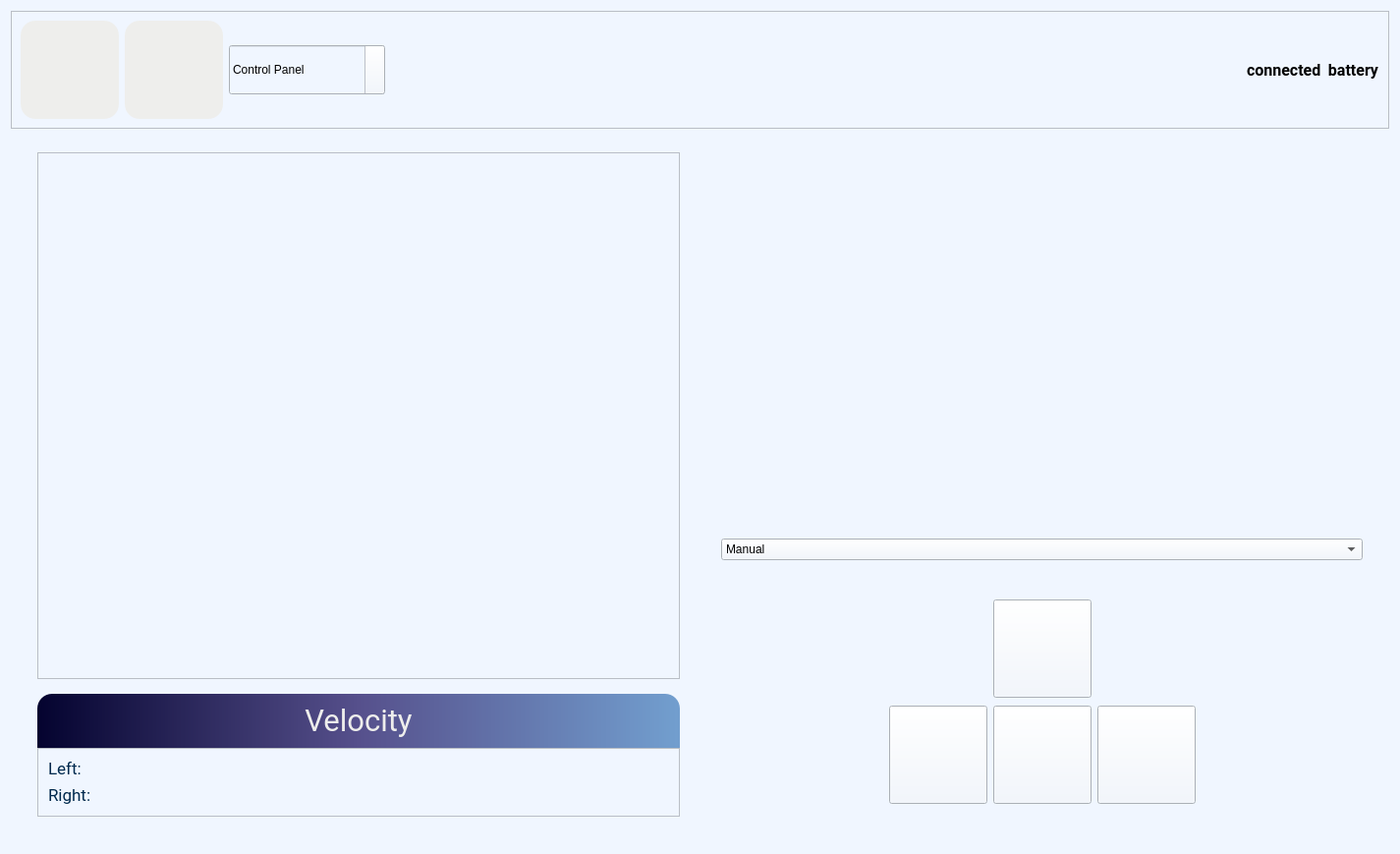
<?xml version="1.0" encoding="UTF-8"?>
<ui version="4.0">
 <class>Form</class>
 <widget class="QWidget" name="Form">
  <property name="geometry">
   <rect>
    <x>0</x>
    <y>0</y>
    <width>1425</width>
    <height>869</height>
   </rect>
  </property>
  <property name="windowTitle">
   <string>Form</string>
  </property>
  <property name="styleSheet">
   <string notr="true">*{
background-color: rgb(240, 246, 255);
font-family:  &quot;Roboto&quot;;
}</string>
  </property>
  <layout class="QVBoxLayout" name="verticalLayout_6">
   <item>
    <widget class="QFrame" name="frame">
     <property name="frameShape">
      <enum>QFrame::StyledPanel</enum>
     </property>
     <property name="frameShadow">
      <enum>QFrame::Raised</enum>
     </property>
     <layout class="QHBoxLayout" name="horizontalLayout">
      <item>
       <widget class="QLabel" name="Logo_BK_2">
        <property name="sizePolicy">
         <sizepolicy hsizetype="Preferred" vsizetype="Preferred">
          <horstretch>0</horstretch>
          <verstretch>0</verstretch>
         </sizepolicy>
        </property>
        <property name="minimumSize">
         <size>
          <width>100</width>
          <height>100</height>
         </size>
        </property>
        <property name="maximumSize">
         <size>
          <width>100</width>
          <height>100</height>
         </size>
        </property>
        <property name="styleSheet">
         <string notr="true">background-color: rgb(238, 238, 236);
border-radius:  15px;</string>
        </property>
        <property name="text">
         <string/>
        </property>
        <property name="pixmap">
         <pixmap resource="../resources/resources.qrc">:/logos/Logos/Logo BK.png</pixmap>
        </property>
        <property name="scaledContents">
         <bool>true</bool>
        </property>
        <property name="alignment">
         <set>Qt::AlignCenter</set>
        </property>
       </widget>
      </item>
      <item>
       <widget class="QLabel" name="Logo_fab_2">
        <property name="sizePolicy">
         <sizepolicy hsizetype="Expanding" vsizetype="Minimum">
          <horstretch>0</horstretch>
          <verstretch>0</verstretch>
         </sizepolicy>
        </property>
        <property name="minimumSize">
         <size>
          <width>100</width>
          <height>100</height>
         </size>
        </property>
        <property name="maximumSize">
         <size>
          <width>100</width>
          <height>100</height>
         </size>
        </property>
        <property name="font">
         <font>
          <family>Roboto</family>
          <weight>75</weight>
          <bold>true</bold>
         </font>
        </property>
        <property name="styleSheet">
         <string notr="true">background-color: rgb(238, 238, 236);
border-radius:  15px;</string>
        </property>
        <property name="text">
         <string/>
        </property>
        <property name="pixmap">
         <pixmap resource="../resources/resources.qrc">:/logos/Logos/Fablab Logo-aftercut.png</pixmap>
        </property>
        <property name="scaledContents">
         <bool>true</bool>
        </property>
        <property name="alignment">
         <set>Qt::AlignCenter</set>
        </property>
       </widget>
      </item>
      <item>
       <widget class="QComboBox" name="comboBox">
        <property name="maximumSize">
         <size>
          <width>16777215</width>
          <height>50</height>
         </size>
        </property>
        <property name="font">
         <font>
          <family>Roboto</family>
          <pointsize>13</pointsize>
          <weight>75</weight>
          <bold>true</bold>
         </font>
        </property>
        <property name="styleSheet">
         <string notr="true">    QComboBox::drop-down {
        border: 0px;
        width: 0px;
    }</string>
        </property>
        <property name="editable">
         <bool>true</bool>
        </property>
        <item>
         <property name="text">
          <string>Control Panel</string>
         </property>
        </item>
        <item>
         <property name="text">
          <string>Attendance</string>
         </property>
        </item>
        <item>
         <property name="text">
          <string>Robot Telemetry</string>
         </property>
        </item>
       </widget>
      </item>
      <item>
       <spacer name="horizontalSpacer">
        <property name="orientation">
         <enum>Qt::Horizontal</enum>
        </property>
        <property name="sizeHint" stdset="0">
         <size>
          <width>857</width>
          <height>20</height>
         </size>
        </property>
       </spacer>
      </item>
      <item>
       <widget class="QLabel" name="label_8">
        <property name="minimumSize">
         <size>
          <width>30</width>
          <height>30</height>
         </size>
        </property>
        <property name="maximumSize">
         <size>
          <width>50</width>
          <height>50</height>
         </size>
        </property>
        <property name="text">
         <string/>
        </property>
        <property name="pixmap">
         <pixmap resource="../resources/resources.qrc">:/Icons/Icons/mqtt_icon.svg</pixmap>
        </property>
        <property name="scaledContents">
         <bool>false</bool>
        </property>
        <property name="alignment">
         <set>Qt::AlignCenter</set>
        </property>
       </widget>
      </item>
      <item>
       <widget class="QLabel" name="label_mqtt">
        <property name="sizePolicy">
         <sizepolicy hsizetype="Preferred" vsizetype="Preferred">
          <horstretch>0</horstretch>
          <verstretch>0</verstretch>
         </sizepolicy>
        </property>
        <property name="minimumSize">
         <size>
          <width>0</width>
          <height>30</height>
         </size>
        </property>
        <property name="maximumSize">
         <size>
          <width>16777215</width>
          <height>50</height>
         </size>
        </property>
        <property name="font">
         <font>
          <family>Roboto</family>
          <pointsize>12</pointsize>
          <weight>75</weight>
          <bold>true</bold>
         </font>
        </property>
        <property name="text">
         <string>connected</string>
        </property>
        <property name="textFormat">
         <enum>Qt::PlainText</enum>
        </property>
       </widget>
      </item>
      <item>
       <widget class="QLabel" name="label_battery">
        <property name="sizePolicy">
         <sizepolicy hsizetype="Preferred" vsizetype="Preferred">
          <horstretch>0</horstretch>
          <verstretch>0</verstretch>
         </sizepolicy>
        </property>
        <property name="minimumSize">
         <size>
          <width>0</width>
          <height>30</height>
         </size>
        </property>
        <property name="maximumSize">
         <size>
          <width>16777215</width>
          <height>50</height>
         </size>
        </property>
        <property name="font">
         <font>
          <family>Roboto</family>
          <pointsize>12</pointsize>
          <weight>75</weight>
          <bold>true</bold>
         </font>
        </property>
        <property name="styleSheet">
         <string notr="true"/>
        </property>
        <property name="frameShape">
         <enum>QFrame::NoFrame</enum>
        </property>
        <property name="frameShadow">
         <enum>QFrame::Raised</enum>
        </property>
        <property name="text">
         <string>battery</string>
        </property>
        <property name="scaledContents">
         <bool>false</bool>
        </property>
        <property name="alignment">
         <set>Qt::AlignCenter</set>
        </property>
        <property name="margin">
         <number>5</number>
        </property>
        <property name="indent">
         <number>0</number>
        </property>
       </widget>
      </item>
     </layout>
    </widget>
   </item>
   <item>
    <widget class="QStackedWidget" name="stackedWidget">
     <property name="currentIndex">
      <number>0</number>
     </property>
     <widget class="QWidget" name="page_control">
      <layout class="QHBoxLayout" name="horizontalLayout_3">
       <item>
        <widget class="QWidget" name="widget_4" native="true">
         <layout class="QVBoxLayout" name="verticalLayout_5">
          <item>
           <widget class="QWidget" name="tracking_main" native="true">
            <layout class="QVBoxLayout" name="tracking">
             <property name="topMargin">
              <number>0</number>
             </property>
             <property name="bottomMargin">
              <number>0</number>
             </property>
             <item>
              <widget class="QGraphicsView" name="view_map">
               <property name="sizeAdjustPolicy">
                <enum>QAbstractScrollArea::AdjustToContentsOnFirstShow</enum>
               </property>
               <property name="dragMode">
                <enum>QGraphicsView::ScrollHandDrag</enum>
               </property>
              </widget>
             </item>
            </layout>
           </widget>
          </item>
          <item>
           <widget class="QWidget" name="widget_5" native="true">
            <layout class="QHBoxLayout" name="horizontalLayout_2">
             <item>
              <widget class="QFrame" name="velocity">
               <property name="minimumSize">
                <size>
                 <width>0</width>
                 <height>0</height>
                </size>
               </property>
               <property name="maximumSize">
                <size>
                 <width>16777215</width>
                 <height>16777215</height>
                </size>
               </property>
               <property name="styleSheet">
                <string notr="true"/>
               </property>
               <layout class="QVBoxLayout" name="verticalLayout_22" stretch="0,0">
                <property name="spacing">
                 <number>0</number>
                </property>
                <property name="leftMargin">
                 <number>0</number>
                </property>
                <property name="topMargin">
                 <number>0</number>
                </property>
                <property name="rightMargin">
                 <number>0</number>
                </property>
                <property name="bottomMargin">
                 <number>0</number>
                </property>
                <item>
                 <widget class="QFrame" name="frame_7">
                  <property name="enabled">
                   <bool>true</bool>
                  </property>
                  <property name="maximumSize">
                   <size>
                    <width>16777215</width>
                    <height>80</height>
                   </size>
                  </property>
                  <property name="styleSheet">
                   <string notr="true">QFrame{
	border-top-left-radius: 15;
	border-top-right-radius: 15;
	border-style: solid;
	border-color:rgb(0, 41, 77);
	background-color: qlineargradient(spread: pad, x1:0, y1:0, x2:1, y2:0, stop:0 rgb(4, 3, 47), stop:0.5 rgb(86, 80, 140), stop:1 rgb(114, 159, 207));
}</string>
                  </property>
                  <property name="lineWidth">
                   <number>0</number>
                  </property>
                  <layout class="QVBoxLayout" name="verticalLayout_23">
                   <item alignment="Qt::AlignHCenter">
                    <widget class="QLabel" name="label1_3">
                     <property name="font">
                      <font>
                       <family>Roboto</family>
                       <pointsize>23</pointsize>
                       <weight>50</weight>
                       <bold>false</bold>
                      </font>
                     </property>
                     <property name="styleSheet">
                      <string notr="true">QLabel{
background-color: transparent; 
color: rgb(238, 238, 236);
}</string>
                     </property>
                     <property name="text">
                      <string>Velocity</string>
                     </property>
                     <property name="alignment">
                      <set>Qt::AlignCenter</set>
                     </property>
                    </widget>
                   </item>
                  </layout>
                 </widget>
                </item>
                <item>
                 <widget class="QFrame" name="frame_8">
                  <property name="sizePolicy">
                   <sizepolicy hsizetype="Preferred" vsizetype="Preferred">
                    <horstretch>0</horstretch>
                    <verstretch>0</verstretch>
                   </sizepolicy>
                  </property>
                  <property name="maximumSize">
                   <size>
                    <width>16777215</width>
                    <height>200</height>
                   </size>
                  </property>
                  <property name="styleSheet">
                   <string notr="true">
color: rgb(0, 41, 77);</string>
                  </property>
                  <property name="frameShape">
                   <enum>QFrame::StyledPanel</enum>
                  </property>
                  <property name="frameShadow">
                   <enum>QFrame::Plain</enum>
                  </property>
                  <property name="lineWidth">
                   <number>1</number>
                  </property>
                  <layout class="QVBoxLayout" name="verticalLayout_4">
                   <property name="leftMargin">
                    <number>10</number>
                   </property>
                   <property name="topMargin">
                    <number>10</number>
                   </property>
                   <property name="rightMargin">
                    <number>10</number>
                   </property>
                   <property name="bottomMargin">
                    <number>10</number>
                   </property>
                   <item>
                    <widget class="QLabel" name="label_left">
                     <property name="font">
                      <font>
                       <family>Roboto</family>
                       <pointsize>13</pointsize>
                      </font>
                     </property>
                     <property name="text">
                      <string>Left:</string>
                     </property>
                    </widget>
                   </item>
                   <item>
                    <widget class="QLabel" name="label_right">
                     <property name="font">
                      <font>
                       <family>Roboto</family>
                       <pointsize>13</pointsize>
                      </font>
                     </property>
                     <property name="text">
                      <string>Right:</string>
                     </property>
                    </widget>
                   </item>
                  </layout>
                 </widget>
                </item>
               </layout>
              </widget>
             </item>
            </layout>
           </widget>
          </item>
         </layout>
        </widget>
       </item>
       <item>
        <widget class="QWidget" name="widget" native="true">
         <layout class="QVBoxLayout" name="verticalLayout_3">
          <item>
           <widget class="QWidget" name="camera" native="true">
            <layout class="QVBoxLayout" name="verticalLayout"/>
           </widget>
          </item>
          <item>
           <widget class="QWidget" name="widget_2" native="true">
            <property name="minimumSize">
             <size>
              <width>0</width>
              <height>50</height>
             </size>
            </property>
            <property name="maximumSize">
             <size>
              <width>16777215</width>
              <height>50</height>
             </size>
            </property>
            <layout class="QHBoxLayout" name="horizontalLayout_4">
             <item>
              <widget class="QComboBox" name="mode_select">
               <item>
                <property name="text">
                 <string>Manual</string>
                </property>
               </item>
               <item>
                <property name="text">
                 <string>Auto</string>
                </property>
               </item>
              </widget>
             </item>
            </layout>
           </widget>
          </item>
          <item>
           <widget class="QStackedWidget" name="robot_mode">
            <property name="sizePolicy">
             <sizepolicy hsizetype="Ignored" vsizetype="Ignored">
              <horstretch>0</horstretch>
              <verstretch>0</verstretch>
             </sizepolicy>
            </property>
            <property name="minimumSize">
             <size>
              <width>0</width>
              <height>250</height>
             </size>
            </property>
            <property name="maximumSize">
             <size>
              <width>16777215</width>
              <height>250</height>
             </size>
            </property>
            <property name="currentIndex">
             <number>0</number>
            </property>
            <widget class="QWidget" name="page_3">
             <layout class="QVBoxLayout" name="verticalLayout_2">
              <property name="spacing">
               <number>0</number>
              </property>
              <item>
               <widget class="QWidget" name="widget_3" native="true">
                <property name="sizePolicy">
                 <sizepolicy hsizetype="Ignored" vsizetype="Ignored">
                  <horstretch>0</horstretch>
                  <verstretch>0</verstretch>
                 </sizepolicy>
                </property>
                <layout class="QGridLayout" name="gridLayout">
                 <property name="leftMargin">
                  <number>9</number>
                 </property>
                 <property name="topMargin">
                  <number>9</number>
                 </property>
                 <property name="rightMargin">
                  <number>9</number>
                 </property>
                 <property name="bottomMargin">
                  <number>9</number>
                 </property>
                 <property name="spacing">
                  <number>6</number>
                 </property>
                 <item row="0" column="0" colspan="2">
                  <spacer name="horizontalSpacer_3">
                   <property name="orientation">
                    <enum>Qt::Horizontal</enum>
                   </property>
                   <property name="sizeType">
                    <enum>QSizePolicy::Preferred</enum>
                   </property>
                   <property name="sizeHint" stdset="0">
                    <size>
                     <width>271</width>
                     <height>20</height>
                    </size>
                   </property>
                  </spacer>
                 </item>
                 <item row="0" column="4">
                  <spacer name="horizontalSpacer_2">
                   <property name="orientation">
                    <enum>Qt::Horizontal</enum>
                   </property>
                   <property name="sizeType">
                    <enum>QSizePolicy::Preferred</enum>
                   </property>
                   <property name="sizeHint" stdset="0">
                    <size>
                     <width>270</width>
                     <height>20</height>
                    </size>
                   </property>
                  </spacer>
                 </item>
                 <item row="1" column="4">
                  <widget class="QPushButton" name="pushButton_3">
                   <property name="minimumSize">
                    <size>
                     <width>100</width>
                     <height>100</height>
                    </size>
                   </property>
                   <property name="maximumSize">
                    <size>
                     <width>100</width>
                     <height>100</height>
                    </size>
                   </property>
                   <property name="text">
                    <string/>
                   </property>
                   <property name="icon">
                    <iconset resource="../resources/resources.qrc">
                     <normaloff>:/Icons/Icons/chevron-right.svg</normaloff>:/Icons/Icons/chevron-right.svg</iconset>
                   </property>
                   <property name="iconSize">
                    <size>
                     <width>80</width>
                     <height>80</height>
                    </size>
                   </property>
                  </widget>
                 </item>
                 <item row="1" column="3">
                  <widget class="QPushButton" name="pushButton_2">
                   <property name="minimumSize">
                    <size>
                     <width>100</width>
                     <height>100</height>
                    </size>
                   </property>
                   <property name="maximumSize">
                    <size>
                     <width>100</width>
                     <height>100</height>
                    </size>
                   </property>
                   <property name="text">
                    <string/>
                   </property>
                   <property name="icon">
                    <iconset resource="../resources/resources.qrc">
                     <normaloff>:/Icons/Icons/chevron-down.svg</normaloff>:/Icons/Icons/chevron-down.svg</iconset>
                   </property>
                   <property name="iconSize">
                    <size>
                     <width>80</width>
                     <height>80</height>
                    </size>
                   </property>
                  </widget>
                 </item>
                 <item row="0" column="3">
                  <widget class="QPushButton" name="pushButton">
                   <property name="sizePolicy">
                    <sizepolicy hsizetype="Ignored" vsizetype="Ignored">
                     <horstretch>0</horstretch>
                     <verstretch>0</verstretch>
                    </sizepolicy>
                   </property>
                   <property name="minimumSize">
                    <size>
                     <width>100</width>
                     <height>100</height>
                    </size>
                   </property>
                   <property name="maximumSize">
                    <size>
                     <width>100</width>
                     <height>100</height>
                    </size>
                   </property>
                   <property name="text">
                    <string/>
                   </property>
                   <property name="icon">
                    <iconset resource="../resources/resources.qrc">
                     <normaloff>:/Icons/Icons/chevron-up.svg</normaloff>:/Icons/Icons/chevron-up.svg</iconset>
                   </property>
                   <property name="iconSize">
                    <size>
                     <width>80</width>
                     <height>80</height>
                    </size>
                   </property>
                  </widget>
                 </item>
                 <item row="1" column="1">
                  <widget class="QPushButton" name="pushButton_4">
                   <property name="minimumSize">
                    <size>
                     <width>100</width>
                     <height>100</height>
                    </size>
                   </property>
                   <property name="maximumSize">
                    <size>
                     <width>100</width>
                     <height>100</height>
                    </size>
                   </property>
                   <property name="text">
                    <string/>
                   </property>
                   <property name="icon">
                    <iconset resource="../resources/resources.qrc">
                     <normaloff>:/Icons/Icons/chevron-left.svg</normaloff>:/Icons/Icons/chevron-left.svg</iconset>
                   </property>
                   <property name="iconSize">
                    <size>
                     <width>80</width>
                     <height>80</height>
                    </size>
                   </property>
                  </widget>
                 </item>
                </layout>
               </widget>
              </item>
             </layout>
            </widget>
            <widget class="QWidget" name="page_4"/>
           </widget>
          </item>
         </layout>
        </widget>
       </item>
      </layout>
     </widget>
     <widget class="QWidget" name="page_attendance">
      <layout class="QVBoxLayout" name="verticalLayout_7">
       <item>
        <widget class="QFrame" name="info_frame">
         <property name="maximumSize">
          <size>
           <width>16777215</width>
           <height>200</height>
          </size>
         </property>
         <property name="font">
          <font>
           <family>Roboto</family>
           <pointsize>16</pointsize>
           <weight>50</weight>
           <bold>false</bold>
          </font>
         </property>
         <property name="styleSheet">
          <string notr="true">border-radius: 20px;
color: rgb(0, 41, 77);</string>
         </property>
         <property name="frameShape">
          <enum>QFrame::StyledPanel</enum>
         </property>
         <property name="frameShadow">
          <enum>QFrame::Raised</enum>
         </property>
         <layout class="QGridLayout" name="gridLayout_9">
          <property name="leftMargin">
           <number>20</number>
          </property>
          <property name="topMargin">
           <number>0</number>
          </property>
          <property name="rightMargin">
           <number>20</number>
          </property>
          <property name="bottomMargin">
           <number>0</number>
          </property>
          <property name="horizontalSpacing">
           <number>20</number>
          </property>
          <property name="verticalSpacing">
           <number>10</number>
          </property>
          <item row="0" column="0">
           <layout class="QGridLayout" name="gridLayout_11">
            <property name="horizontalSpacing">
             <number>10</number>
            </property>
            <property name="verticalSpacing">
             <number>20</number>
            </property>
            <item row="0" column="0">
             <widget class="QLabel" name="label">
              <property name="maximumSize">
               <size>
                <width>16777215</width>
                <height>50</height>
               </size>
              </property>
              <property name="font">
               <font>
                <family>Roboto</family>
                <pointsize>12</pointsize>
                <weight>50</weight>
                <bold>false</bold>
               </font>
              </property>
              <property name="text">
               <string>Employee ID</string>
              </property>
             </widget>
            </item>
            <item row="1" column="0">
             <widget class="QLabel" name="label_3">
              <property name="maximumSize">
               <size>
                <width>16777215</width>
                <height>50</height>
               </size>
              </property>
              <property name="font">
               <font>
                <family>Roboto</family>
                <pointsize>12</pointsize>
                <weight>50</weight>
                <bold>false</bold>
               </font>
              </property>
              <property name="text">
               <string>Name</string>
              </property>
             </widget>
            </item>
            <item row="1" column="1">
             <widget class="QLineEdit" name="lineEdit_2">
              <property name="sizePolicy">
               <sizepolicy hsizetype="Expanding" vsizetype="Expanding">
                <horstretch>0</horstretch>
                <verstretch>0</verstretch>
               </sizepolicy>
              </property>
              <property name="maximumSize">
               <size>
                <width>16777215</width>
                <height>50</height>
               </size>
              </property>
             </widget>
            </item>
            <item row="0" column="1">
             <widget class="QLineEdit" name="lineEdit">
              <property name="sizePolicy">
               <sizepolicy hsizetype="Expanding" vsizetype="Expanding">
                <horstretch>0</horstretch>
                <verstretch>0</verstretch>
               </sizepolicy>
              </property>
              <property name="maximumSize">
               <size>
                <width>16777215</width>
                <height>50</height>
               </size>
              </property>
              <property name="inputMethodHints">
               <set>Qt::ImhDigitsOnly</set>
              </property>
             </widget>
            </item>
           </layout>
          </item>
          <item row="0" column="2">
           <widget class="QPushButton" name="search_btn">
            <property name="sizePolicy">
             <sizepolicy hsizetype="Maximum" vsizetype="Maximum">
              <horstretch>0</horstretch>
              <verstretch>0</verstretch>
             </sizepolicy>
            </property>
            <property name="maximumSize">
             <size>
              <width>50</width>
              <height>50</height>
             </size>
            </property>
            <property name="text">
             <string/>
            </property>
            <property name="icon">
             <iconset resource="../resources/resources.qrc">
              <normaloff>:/Icons/Icons/search.svg</normaloff>:/Icons/Icons/search.svg</iconset>
            </property>
            <property name="iconSize">
             <size>
              <width>20</width>
              <height>20</height>
             </size>
            </property>
           </widget>
          </item>
          <item row="0" column="1">
           <layout class="QGridLayout" name="gridLayout_10">
            <property name="horizontalSpacing">
             <number>10</number>
            </property>
            <property name="verticalSpacing">
             <number>20</number>
            </property>
            <item row="1" column="0">
             <widget class="QLabel" name="label_6">
              <property name="maximumSize">
               <size>
                <width>16777215</width>
                <height>50</height>
               </size>
              </property>
              <property name="font">
               <font>
                <family>Roboto</family>
                <pointsize>12</pointsize>
                <weight>50</weight>
                <bold>false</bold>
               </font>
              </property>
              <property name="text">
               <string>Email Address</string>
              </property>
             </widget>
            </item>
            <item row="0" column="0">
             <widget class="QLabel" name="label_5">
              <property name="maximumSize">
               <size>
                <width>16777215</width>
                <height>50</height>
               </size>
              </property>
              <property name="font">
               <font>
                <family>Roboto</family>
                <pointsize>12</pointsize>
                <weight>50</weight>
                <bold>false</bold>
               </font>
              </property>
              <property name="text">
               <string>Department</string>
              </property>
             </widget>
            </item>
            <item row="0" column="1">
             <widget class="QLineEdit" name="lineEdit_3">
              <property name="sizePolicy">
               <sizepolicy hsizetype="Expanding" vsizetype="Expanding">
                <horstretch>0</horstretch>
                <verstretch>0</verstretch>
               </sizepolicy>
              </property>
              <property name="maximumSize">
               <size>
                <width>16777215</width>
                <height>50</height>
               </size>
              </property>
             </widget>
            </item>
            <item row="1" column="1">
             <widget class="QLineEdit" name="lineEdit_4">
              <property name="sizePolicy">
               <sizepolicy hsizetype="Expanding" vsizetype="Expanding">
                <horstretch>0</horstretch>
                <verstretch>0</verstretch>
               </sizepolicy>
              </property>
              <property name="maximumSize">
               <size>
                <width>16777215</width>
                <height>50</height>
               </size>
              </property>
             </widget>
            </item>
           </layout>
          </item>
         </layout>
        </widget>
       </item>
       <item>
        <widget class="QFrame" name="result_frame">
         <property name="maximumSize">
          <size>
           <width>16777215</width>
           <height>625</height>
          </size>
         </property>
         <property name="styleSheet">
          <string notr="true">
color: rgb(0, 41, 77);</string>
         </property>
         <layout class="QGridLayout" name="gridLayout_8">
          <item row="0" column="0">
           <widget class="QTableWidget" name="table_attendance">
            <property name="font">
             <font>
              <family>Roboto</family>
              <pointsize>11</pointsize>
             </font>
            </property>
            <property name="focusPolicy">
             <enum>Qt::NoFocus</enum>
            </property>
            <property name="styleSheet">
             <string notr="true"/>
            </property>
            <property name="frameShape">
             <enum>QFrame::NoFrame</enum>
            </property>
            <property name="frameShadow">
             <enum>QFrame::Raised</enum>
            </property>
            <property name="selectionMode">
             <enum>QAbstractItemView::ExtendedSelection</enum>
            </property>
            <property name="selectionBehavior">
             <enum>QAbstractItemView::SelectRows</enum>
            </property>
            <property name="showGrid">
             <bool>false</bool>
            </property>
            <property name="gridStyle">
             <enum>Qt::NoPen</enum>
            </property>
            <property name="sortingEnabled">
             <bool>true</bool>
            </property>
            <property name="wordWrap">
             <bool>true</bool>
            </property>
            <property name="cornerButtonEnabled">
             <bool>false</bool>
            </property>
            <property name="rowCount">
             <number>0</number>
            </property>
            <property name="columnCount">
             <number>6</number>
            </property>
            <attribute name="horizontalHeaderCascadingSectionResizes">
             <bool>false</bool>
            </attribute>
            <attribute name="horizontalHeaderMinimumSectionSize">
             <number>50</number>
            </attribute>
            <attribute name="horizontalHeaderDefaultSectionSize">
             <number>120</number>
            </attribute>
            <attribute name="horizontalHeaderHighlightSections">
             <bool>true</bool>
            </attribute>
            <attribute name="horizontalHeaderStretchLastSection">
             <bool>true</bool>
            </attribute>
            <attribute name="verticalHeaderVisible">
             <bool>false</bool>
            </attribute>
            <attribute name="verticalHeaderCascadingSectionResizes">
             <bool>false</bool>
            </attribute>
            <attribute name="verticalHeaderMinimumSectionSize">
             <number>30</number>
            </attribute>
            <attribute name="verticalHeaderDefaultSectionSize">
             <number>30</number>
            </attribute>
            <attribute name="verticalHeaderHighlightSections">
             <bool>false</bool>
            </attribute>
            <attribute name="verticalHeaderShowSortIndicator" stdset="0">
             <bool>true</bool>
            </attribute>
            <attribute name="verticalHeaderStretchLastSection">
             <bool>false</bool>
            </attribute>
            <column>
             <property name="text">
              <string>Employee ID</string>
             </property>
             <property name="font">
              <font>
               <family>Roboto</family>
               <pointsize>12</pointsize>
               <weight>75</weight>
               <bold>true</bold>
              </font>
             </property>
             <property name="textAlignment">
              <set>AlignLeading|AlignVCenter</set>
             </property>
            </column>
            <column>
             <property name="text">
              <string>Name</string>
             </property>
             <property name="font">
              <font>
               <family>Roboto</family>
               <pointsize>11</pointsize>
               <weight>75</weight>
               <bold>true</bold>
              </font>
             </property>
             <property name="textAlignment">
              <set>AlignLeading|AlignVCenter</set>
             </property>
            </column>
            <column>
             <property name="text">
              <string>Department</string>
             </property>
             <property name="font">
              <font>
               <family>Roboto</family>
               <pointsize>12</pointsize>
               <weight>75</weight>
               <bold>true</bold>
              </font>
             </property>
             <property name="textAlignment">
              <set>AlignLeading|AlignVCenter</set>
             </property>
            </column>
            <column>
             <property name="text">
              <string>Status</string>
             </property>
             <property name="font">
              <font>
               <family>Roboto</family>
               <pointsize>12</pointsize>
               <weight>75</weight>
               <bold>true</bold>
              </font>
             </property>
             <property name="textAlignment">
              <set>AlignLeading|AlignVCenter</set>
             </property>
            </column>
            <column>
             <property name="text">
              <string>Check-in Time</string>
             </property>
             <property name="font">
              <font>
               <family>Roboto</family>
               <pointsize>12</pointsize>
               <weight>75</weight>
               <bold>true</bold>
              </font>
             </property>
             <property name="textAlignment">
              <set>AlignLeading|AlignVCenter</set>
             </property>
            </column>
            <column>
             <property name="text">
              <string>Email Address</string>
             </property>
             <property name="font">
              <font>
               <family>Roboto</family>
               <pointsize>12</pointsize>
               <weight>75</weight>
               <bold>true</bold>
              </font>
             </property>
             <property name="textAlignment">
              <set>AlignLeading|AlignVCenter</set>
             </property>
            </column>
           </widget>
          </item>
         </layout>
        </widget>
       </item>
      </layout>
     </widget>
    </widget>
   </item>
  </layout>
 </widget>
 <resources>
  <include location="../resources/resources.qrc"/>
  <include location="../resources/icon.qrc"/>
 </resources>
 <connections/>
</ui>
